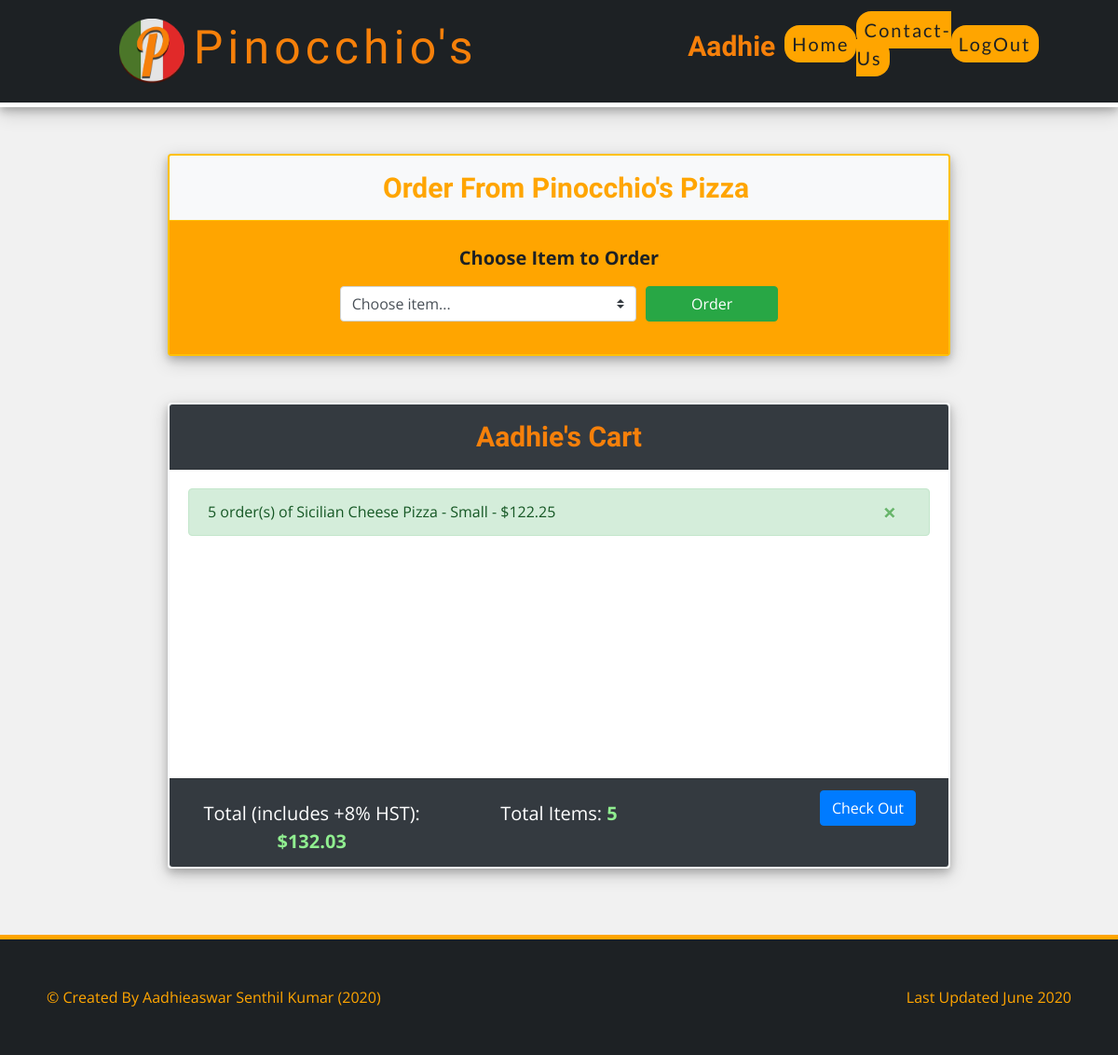
The page /cart/ (signed in) on the database as committed earlier.
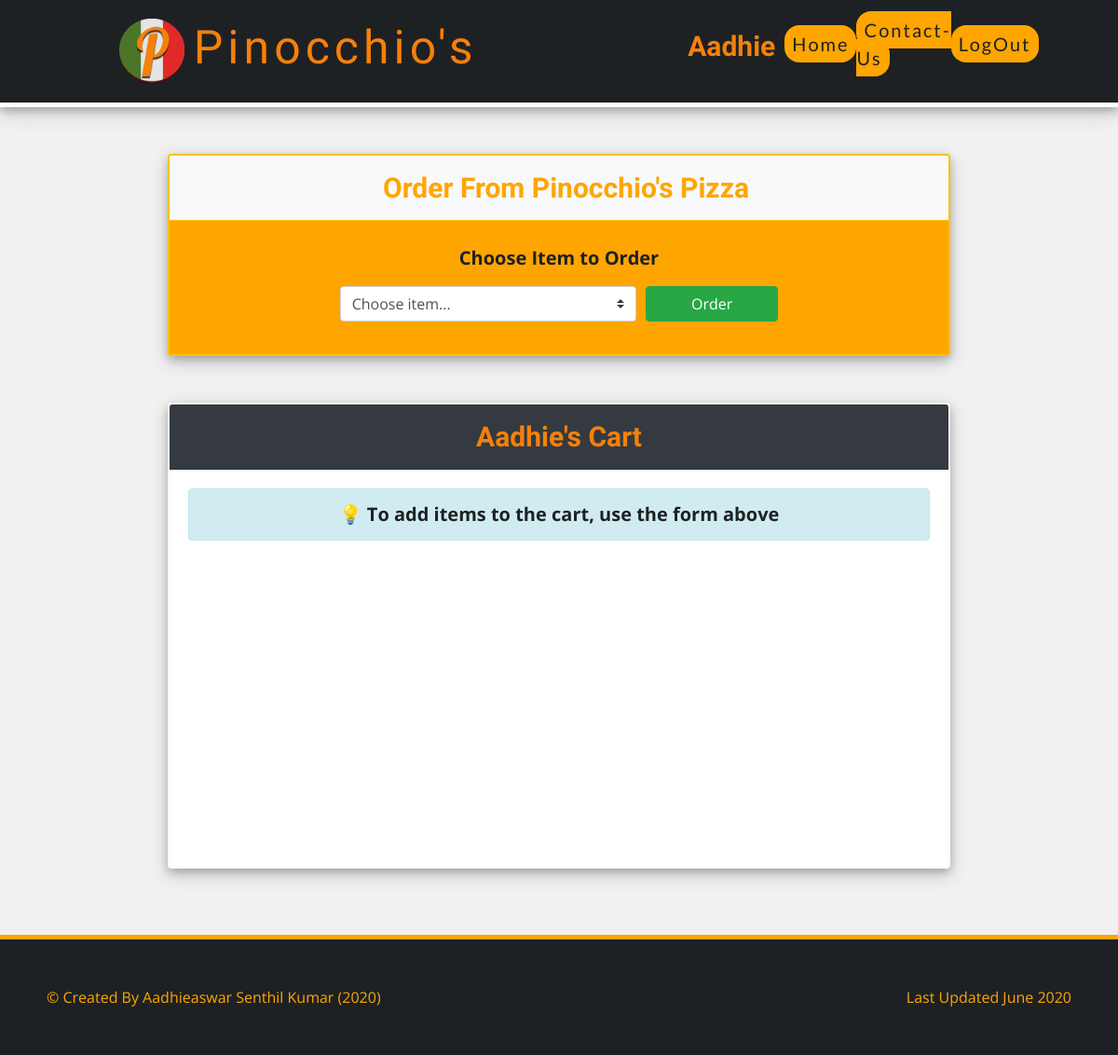
The same page on the database as committed later.
### orders/models.py (models this page shows)
class Cart(models.Model):
    customer = models.ForeignKey(User, on_delete=models.CASCADE, related_name="customer")
    item = models.CharField(max_length=200)
    price = models.DecimalField(max_digits=10, decimal_places=2)
    qty = models.IntegerField(default=1)
    def __str__(self):
        return f"{self.qty} order(s) of {self.item} - ${self.price}"

### orders/decorators.py (the view)
    def wrapper_func(request, *args, **kwargs):
        if not request.user.is_authenticated:
            return redirect('home')
        return view_func(request, *args, **kwargs)

### orders/models.py (called while the page is built)
    def __str__(self):
        return f"{self.topping}"

### orders/templates/orders/cart.html (shortened to what this page needs)
{% extends "orders/base.html" %}
{% load static %}
{% block body %}
<main class="nav-wrapper">
    <nav class="res-nav box-shadow">
        <div class="res-logo">
            <img src="{% static 'images/logo.png' %}" class="res-image" loading="lazy">
            <h4>Pinocchio's</h4>
        </div>
        <ul class="res-links">
            <li>
                <div class="username">{{ request.user }}</div>
            </li>
            <li>
                <a class="link-orange" href="{% url 'home' %}">Home</a>
            </li>
            <li>
                <a class="link-orange" href="{% url 'contact_us' %}">Contact-Us</a>
            </li>
            {% if request.user.is_authenticated %}
            <li>
                <a class="link-orange" href="{% url '_logout' %}">LogOut</a>
            </li>
            {% endif %}
        </ul>
    </nav>
</main>
<div class="card box-shadow order-strip border-warning top-margin">
    <div class="card-header bg-light bold-30 center order-title border-warning">
        &nbsp Order From Pinocchio's Pizza
    </div>
    <form action="{% url 'submit_order' %}" class="card-body item-order-form" method="POST">
        <div class="bold-30" id="item-order-title" style="margin-top: 5px;"> Choose Item to Order </div>
        <div class="order-input-container">
            <select class="custom-select item-input" id="select-items" type="text" name="itemType">
                <option value="default">Choose item...</option>
            </select>
            <button type="button" class="btn btn-success item-button" id="order-item">Order</button>
        </div>
    </form>
</div>
<div class="card border-light cart-container box-shadow" style="margin-bottom: 100px;">
    <div class="card-header bold-30 bg-dark cart-title">
        {{ request.user }}'s Cart
    </div>
    {% if not cart_items %}
    <div class="card-body body-container">
        <div class="alert alert-info center bold-30">💡 To add items to the cart, use the form above</div>
    </div>
    {% endif %} {% if cart_items %}
    <div class="card-body body-container">
        {% for item in cart_items %}
        <div class="alert alert-success inline-flex col" title="{{ item }}">
            {{ item }}
            <form action="{% url 'remove_item' %}" method="POST" class="justify-content-center col">
                <button type="submit" class="btn remove-button close" title="click to remove item from the cart">&times;</button>
            </form>
        </div>
        {% endfor %}
    </div>
    <div class="card-footer footer-card-content bg-dark cart-footer">
        <div class="col center style-cost">
            Total (includes +8% HST): <strong class="bold-30"> ${{ price }} </strong>
        </div>
        <div class="col center style-cost">
            Total Items: <strong class="bold-30"> {{ count }} </strong>
        </div>
        <form action="{% url 'check_out' %}" method="POST" class="col float-right">
            <button type="submit" class="btn btn-primary float-right">Check Out</button>
        </form>
    </div>
    {% endif %}
</div>
{% endblock %}

### orders/templates/orders/base.html (shortened to what this page needs)
{% load static %}
<!DOCTYPE html>
<html style="height: 100%">
  <head>
    <link rel="stylesheet" href="https://stackpath.bootstrapcdn.com/bootstrap/4.4.1/css/bootstrap.min.css">
    <link rel="stylesheet" href="{% static 'orders/style.css' %}"/>
  </head>
  <body>
    <main>
        {% block body %}{% endblock %}
    </main>
  </body>
<footer>
    <div class="footer-content">
    <div class="split">&copy Created By Aadhieaswar Senthil Kumar (2020) <div class="vis">Last Updated June 2020</div> <div class="inv float-right"> Last Updated June 2020 </div></div>
  </div>
</footer>
</html>

### orders/static/orders/style.css (style rules this page uses)
* { margin: 0; padding: 0; box-sizing: border-box; font-family: 'Open Sans', sans-serif; }
html { scroll-behavior: smooth; }
body { height: 100%; background-color: #f1f1f1; width: 100%; }
main { min-height: 100%; overflow: auto; padding-bottom: 100px; width: 100%; }
footer { height: 100px; position: relative; margin-top: -129px; clear: both; }
.footer-content { color: orange; background-color: #1d2124; display: flex; border-top: 5px solid orange; flex-wrap: wrap; }
.center { text-align: center; }
.link-orange { color: #1d2124; text-transform: capitalize; font-family: 'Lato', sans-serif; }
.username { font-weight: bold; font-size: 30px; padding: 10px; margin-top: 5px; color: #f6800a; font-family: 'Lobster', cursive; }
.split { width: 100%; padding: 50px; }
.cart-container { width: 90%; margin-top: 50px; margin-left: 5%; border: 2px solid #1d2124; max-height: 500px; min-height: 100px; margin-bottom: 50px; }
.body-container { height: 450px; overflow-y: auto; }
.bold-30 { font-size: 20px; font-weight: bold; text-align: center; color: #1d2124; }
.box-shadow { box-shadow: 0 4px 8px 0 rgba(0, 0, 0, 0.2), 0 6px 20px 0 rgba(0, 0, 0, 0.19); }
.order-strip { width: 90%; margin-left: 5%; font-size: 20px; border: 2px solid #1d2124; margin-top: 20px; }
.order-title { color: orange; font-family: "Lobster"; font-size: 30px; }
.cart-title { color: #f6800a; font-family: "Lobster"; font-size: 30px; }
.item-order-form { justify-content: center; text-align: center; width: 100%; border-top-right-radius: 0; border-top-left-radius: 0; float: center; background-color: orange; }
.item-input { width: 40%; }
.item-button { width: 142.27px; margin-left: 10px; }
.order-input-container { display: flex; width: 100%; justify-content: center; margin-bottom: 15px; }
.top-margin { margin-top: -50px; }
.nav-wrapper { min-height: 90px; padding-bottom: none; overflow: hidden; z-index: 2; }
.res-nav { display: flex; justify-content: space-around; align-items: center; min-height: 8vh; background-color: #1d2124; font-family: 'Lobster', Arial, Helvetica, sans-serif; border-bottom: 5px solid white; padding: 10px; }
.res-image { max-width: 90px; min-height: 90px; padding: 10px; }
.res-logo { color: #f6800a; letter-spacing: 5px; font-size: 60px; display: flex; align-items: center; }
.res-logo h4 { font-size: 50px; font-family: 'Lobster', cursive; }
.res-links { display: flex; justify-content: space-around; width: 30%; align-items: center; z-index: 10; }
.res-links li { list-style-type: none; }
.res-links a { letter-spacing: 2px; font-size: 20px; text-decoration: none; text-align: center; font-family: 'Lato', sans-serif; padding: 8px; background-color: orange; border-radius: 16px; }
@media screen and (max-width: 1250px) { .card, .table-cus { width: 70%; margin-left: 15%; } }

Rows that differ between the two databases and show on the page:
removed Cart: qty+item+price "5 order(s) of Sicilian Cheese Pizza - Small - $122.25"
Other text that changed with them:
{{ price }}: "132.03" → (not shown)
{{ count }}: "5" → (not shown)
text no longer shown: "Total (includes +8% HST): $ Total Items: Check Out"
text now shown: "💡 To add items to the cart, use the form above"
